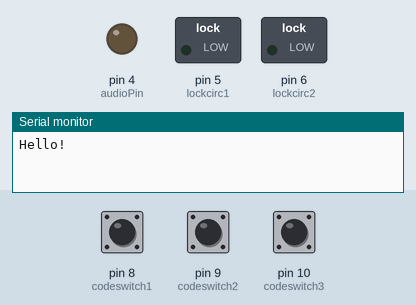
Bench run of a sketch on a simulated Arduino Uno, built with avr-gcc and run on an emulated ATmega328P. Parts: switched loads named in the sketch (green lamp = pin HIGH), output pins drawn as LEDs (lit = HIGH), the last lines printed to the serial monitor. Inputs (shaded band) come from the test bench; at power-on: pin 8 (codeswitch1) LOW, pin 9 (codeswitch2) LOW, pin 10 (codeswitch3) LOW.

Above: at 1.2 s.
1.3 s: pin 8 (codeswitch1) pulled HIGH for 0.15 s
At 2.1 s:
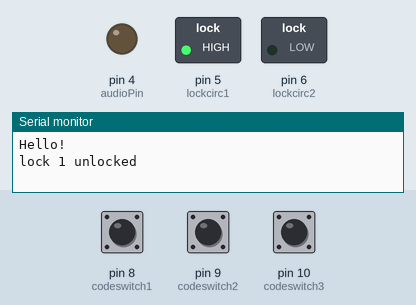
3.8 s: pin 9 (codeswitch2) pulled HIGH for 0.15 s
At 4.5 s:
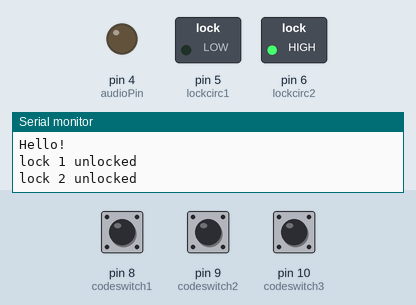
6.9 s: pin 9 (codeswitch2) pulled HIGH for 3.2 s
At 14.5 s:
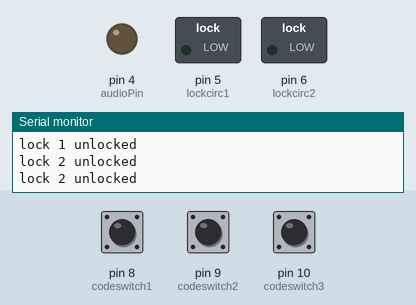
Timing chart, 0 to 16.0 s (numbered marks = the images above; inputs shaded):
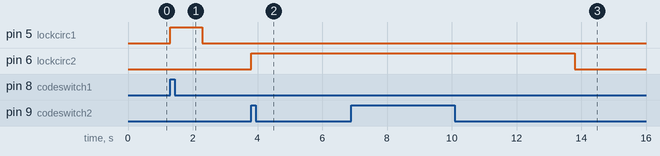

Measured:
- after the input at 1.3 s, pin 5 (lockcirc1): LOW → HIGH at once, → LOW 1.0 s later
- after the input at 3.8 s, pin 6 (lockcirc2): LOW → HIGH at once
- after the input at 6.9 s, pin 6 (lockcirc2): HIGH → LOW after 6.9 s instead of 1.9 s

The sketch:

Moco_DeviceNoRFID.ino
```cpp
//outputs
int audioPin = 4;
int lockcirc1 = 5;
int lockcirc2 = 6;

//inputs
int codeswitch1 = 8;
int codeswitch2 = 9;
int codeswitch3 = 10;

//store values for inputs
int codeswitch1state = 0;
int codeswitch2state = 0;
int codeswitch3state = 0;

//story solve states
int code1solved = 0;
int code2solved = 0;
int code3solved = 0;
int fullysolved = 0;

//audio playback state
int audioplayed = 0;

void setup() {
  Serial.begin(9600);
  Serial.println("Hello!");
  //set pinmode for outputs
  pinMode(audioPin, OUTPUT);
  pinMode(lockcirc1, OUTPUT);
  pinMode(lockcirc2, OUTPUT);
  //set pinmode for inputs
  pinMode(codeswitch1, INPUT);
  pinMode(codeswitch2, INPUT);
  pinMode(codeswitch3, INPUT);
}

void loop() {
  //set all the relays low so they don't trip
  digitalWrite(audioPin, LOW);
  digitalWrite(lockcirc1, LOW);
  digitalWrite(lockcirc2, LOW);
  codeswitch1state = digitalRead(codeswitch1);
  codeswitch2state = digitalRead(codeswitch2);
  codeswitch3state = digitalRead(codeswitch3);
//  Serial.println(codeswitch3state);
  //determine order of locks and whether they've been unlocked or not
  //code1 solution
  if (codeswitch1state == HIGH && code1solved == 0) {
    code1solved = 1;
    Serial.println("lock 1 unlocked");
    digitalWrite(lockcirc1, HIGH);
    delay(1000);
  }
  //code2 solution
  if (codeswitch2state == HIGH && code1solved == 1) {
    code2solved = 1;
    Serial.println("lock 2 unlocked");
    digitalWrite(lockcirc2, HIGH);
    delay(5000);
  }
  //code3 solution
  if (codeswitch3state == HIGH && code2solved == 1 && audioplayed == 0) {
    delay(5000);
    if (codeswitch3state == HIGH && fullysolved == 0) {
      fullysolved = 1;
      delay(2000);
    }
    if (codeswitch3state == HIGH && fullysolved == 1) {
      code3solved = 1;
      audioplayed = 1;
      digitalWrite(audioPin, HIGH);
      delay(5000);
      Serial.println("lock 3 unlocked");
    }
  }
}
```
